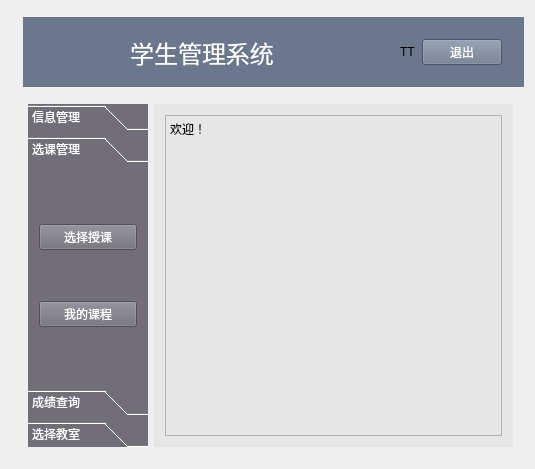
<?xml version="1.0" encoding="UTF-8"?>
<ui version="4.0">
 <class>te_message</class>
 <widget class="QWidget" name="te_message">
  <property name="geometry">
   <rect>
    <x>0</x>
    <y>0</y>
    <width>535</width>
    <height>469</height>
   </rect>
  </property>
  <property name="windowTitle">
   <string>te_message</string>
  </property>
  <layout class="QGridLayout" name="gridLayout_3">
   <item row="0" column="0" rowspan="3" colspan="3">
    <widget class="QWidget" name="widget_6" native="true">
     <layout class="QVBoxLayout" name="verticalLayout_7"/>
    </widget>
   </item>
   <item row="1" column="2">
    <widget class="QWidget" name="widget_2" native="true">
     <property name="styleSheet">
      <string notr="true">background-color: rgb(107, 119, 141);</string>
     </property>
     <layout class="QHBoxLayout" name="horizontalLayout_4" stretch="3,1">
      <item>
       <widget class="QLabel" name="label_2">
        <property name="font">
         <font>
          <pointsize>18</pointsize>
         </font>
        </property>
        <property name="styleSheet">
         <string notr="true">color: rgb(255, 255, 255);</string>
        </property>
        <property name="text">
         <string>学生管理系统</string>
        </property>
        <property name="alignment">
         <set>Qt::AlignCenter</set>
        </property>
        <property name="margin">
         <number>0</number>
        </property>
       </widget>
      </item>
      <item>
       <widget class="QWidget" name="widget_5" native="true">
        <layout class="QHBoxLayout" name="horizontalLayout_5" stretch="3,1,4">
         <item>
          <widget class="QLabel" name="label_7">
           <property name="maximumSize">
            <size>
             <width>30</width>
             <height>30</height>
            </size>
           </property>
           <property name="styleSheet">
            <string notr="true">image: url(:/message/icon/1/cat.webp);</string>
           </property>
           <property name="text">
            <string/>
           </property>
          </widget>
         </item>
         <item>
          <widget class="QLabel" name="label_8">
           <property name="text">
            <string>TT</string>
           </property>
          </widget>
         </item>
         <item>
          <widget class="QPushButton" name="exitsystembtn_2">
           <property name="styleSheet">
            <string notr="true">color: rgb(255, 255, 255);
color：#F0B775</string>
           </property>
           <property name="text">
            <string>退出</string>
           </property>
          </widget>
         </item>
        </layout>
       </widget>
      </item>
     </layout>
    </widget>
   </item>
   <item row="2" column="1" colspan="2">
    <widget class="QWidget" name="widget" native="true">
     <layout class="QGridLayout" name="gridLayout" columnstretch="1,3">
      <item row="0" column="1">
       <widget class="QWidget" name="widget_7" native="true">
        <property name="styleSheet">
         <string notr="true">background-color: rgb(230, 230, 230);</string>
        </property>
        <layout class="QGridLayout" name="gridLayout_2">
         <item row="0" column="1">
          <widget class="QTextBrowser" name="textBrowser_2">
           <property name="html">
            <string>&lt;!DOCTYPE HTML PUBLIC &quot;-//W3C//DTD HTML 4.0//EN&quot; &quot;http://www.w3.org/TR/REC-html40/strict.dtd&quot;&gt;
&lt;html&gt;&lt;head&gt;&lt;meta name=&quot;qrichtext&quot; content=&quot;1&quot; /&gt;&lt;style type=&quot;text/css&quot;&gt;
p, li { white-space: pre-wrap; }
&lt;/style&gt;&lt;/head&gt;&lt;body style=&quot; font-family:'SimSun'; font-size:9pt; font-weight:400; font-style:normal;&quot;&gt;
&lt;p style=&quot; margin-top:0px; margin-bottom:0px; margin-left:0px; margin-right:0px; -qt-block-indent:0; text-indent:0px;&quot;&gt;欢迎！&lt;/p&gt;&lt;/body&gt;&lt;/html&gt;</string>
           </property>
          </widget>
         </item>
        </layout>
       </widget>
      </item>
      <item row="0" column="0">
       <widget class="QToolBox" name="toolBox_2">
        <property name="styleSheet">
         <string notr="true">color: rgb(255, 255, 255);
background-color: rgb(113, 110, 119);</string>
        </property>
        <property name="currentIndex">
         <number>1</number>
        </property>
        <widget class="QWidget" name="page_5">
         <property name="geometry">
          <rect>
           <x>0</x>
           <y>0</y>
           <width>98</width>
           <height>70</height>
          </rect>
         </property>
         <attribute name="label">
          <string>信息管理</string>
         </attribute>
         <layout class="QVBoxLayout" name="verticalLayout_8">
          <item>
           <widget class="QPushButton" name="stu_infobtn">
            <property name="text">
             <string>学生信息</string>
            </property>
           </widget>
          </item>
          <item>
           <widget class="QPushButton" name="infobtn">
            <property name="text">
             <string>个人信息</string>
            </property>
           </widget>
          </item>
         </layout>
        </widget>
        <widget class="QWidget" name="page_6">
         <property name="geometry">
          <rect>
           <x>0</x>
           <y>0</y>
           <width>122</width>
           <height>258</height>
          </rect>
         </property>
         <attribute name="label">
          <string>选课管理</string>
         </attribute>
         <layout class="QVBoxLayout" name="verticalLayout_9">
          <item>
           <widget class="QPushButton" name="chooseclassbtn_2">
            <property name="text">
             <string>选择授课</string>
            </property>
           </widget>
          </item>
          <item>
           <widget class="QPushButton" name="myclassbtn_2">
            <property name="text">
             <string>我的课程</string>
            </property>
           </widget>
          </item>
         </layout>
        </widget>
        <widget class="QWidget" name="page_7">
         <property name="geometry">
          <rect>
           <x>0</x>
           <y>0</y>
           <width>98</width>
           <height>41</height>
          </rect>
         </property>
         <attribute name="label">
          <string>成绩查询</string>
         </attribute>
         <layout class="QVBoxLayout" name="verticalLayout_10">
          <item>
           <widget class="QPushButton" name="gradebtn_2">
            <property name="text">
             <string>学生成绩</string>
            </property>
           </widget>
          </item>
         </layout>
        </widget>
        <widget class="QWidget" name="page_8">
         <property name="geometry">
          <rect>
           <x>0</x>
           <y>0</y>
           <width>98</width>
           <height>41</height>
          </rect>
         </property>
         <attribute name="label">
          <string>选择教室</string>
         </attribute>
         <layout class="QVBoxLayout" name="verticalLayout_11">
          <item>
           <widget class="QPushButton" name="seeroombtn_2">
            <property name="text">
             <string>查看教室</string>
            </property>
           </widget>
          </item>
         </layout>
        </widget>
       </widget>
      </item>
     </layout>
    </widget>
   </item>
  </layout>
 </widget>
 <layoutdefault spacing="6" margin="11"/>
 <resources/>
 <connections/>
</ui>
